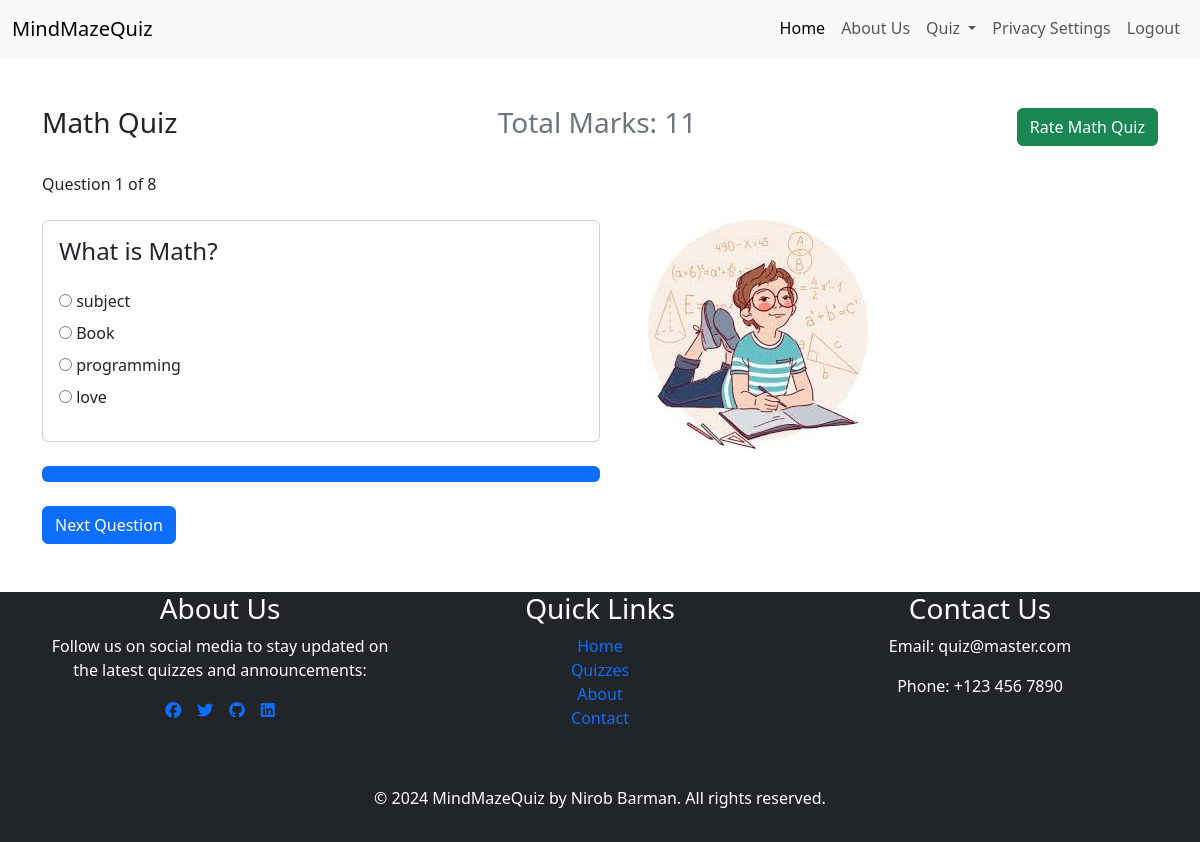
The app's page /quiz/math/ (signed in), older data.
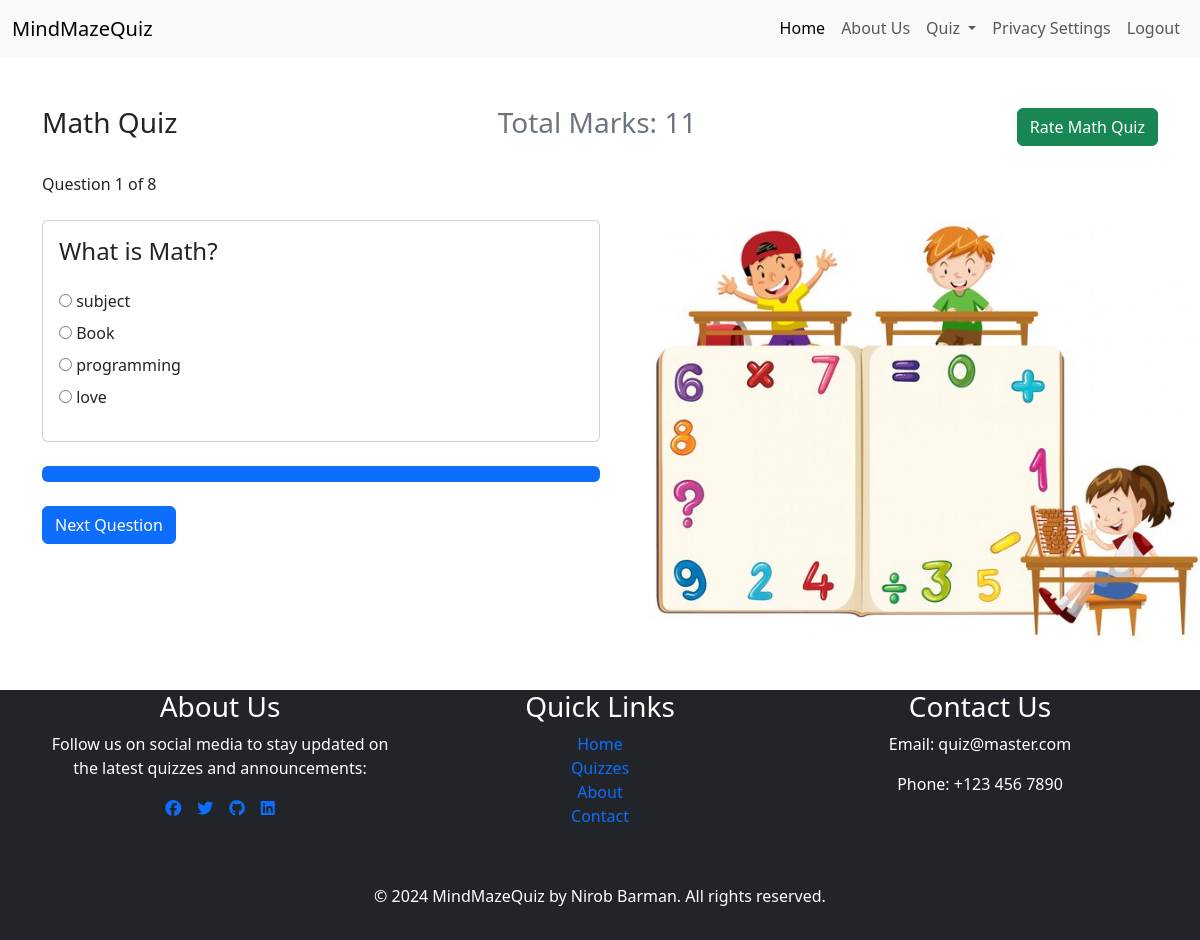
The same page, newer data.
### quizzes/models.py (models this page shows, shortened)
class Quiz(models.Model):
    title = models.CharField(max_length=255)
    description = models.TextField()
    category = models.ForeignKey(Category, on_delete=models.CASCADE)
    has_time_limit = models.BooleanField(default=False)
    created_at = models.DateTimeField(auto_now_add=True, editable=False)
    updated_at = models.DateTimeField(auto_now=True)
    image = models.ImageField(upload_to='quizzes/media/uploads', null=True,
                              blank=True, help_text='Upload an image for the quiz')
    banner = models.ImageField(upload_to='quizzes/media/uploads', null=True,blank=True)

class Question(models.Model):
    quiz = models.ForeignKey(
        Quiz, on_delete=models.CASCADE, related_name='questions', default=1)
    quizQuestion = models.CharField(max_length=255)
    quizMark = models.IntegerField(default=1)

class Choice(models.Model):
    question = models.ForeignKey(Question, on_delete=models.CASCADE)
    quizAnswer = models.CharField(max_length=255)
    is_correct = models.BooleanField(default=False)

### core/views.py (the view, shortened to what this page needs)
# urls.py: path('quiz/<slug:category_slug>/', quiz_view, name='quiz_view'),
@login_required
def quiz_view(request, category_slug):
    category = get_object_or_404(Category, slug=category_slug)
    quiz = get_object_or_404(Quiz, category=category)
    questions = Question.objects.filter(quiz=quiz)
    totalMarksOfAllQuestions = sum(question.quizMark for question in questions)
    context = {
        'quiz': quiz,
        'questions': questions,
        'totalMarksOfAllQuestions': totalMarksOfAllQuestions
    }
    return render(request, 'quiz.html', context)

### core/templates/quiz.html (shortened to what this page needs)
{% extends 'base.html' %}
{% load static %}
{% block content %}
<div class="container my-5">
    <div class="d-flex justify-content-between align-items-center">
        <h3 class="text-center">{{ quiz.title }}</h3>
        <h3 class="text-secondary">Total Marks: {{ totalMarksOfAllQuestions }}</h3>
        <a class="btn btn-success" href="{% url 'rate_quiz' quiz.id %}">Rate {{ quiz.title }}</a>
    </div>
    {% if questions %}
    <div id="progress-indicator" class="my-4"></div>
    <div class="d-flex justify-content-around gap-5">
        <form method="post" id="quiz-form" class="col-6">
            <div class="question-container">
                {% for question in questions %}
                <div class="card question {% if forloop.first %}active{% endif %} mb-4">
                    <div class="card-body">
                        <div class="d-flex justify-content-between align-items-center mb-3">
                            <h4 class="card-title">{{ question.quizQuestion }}</h4>
                            <span class="badge badge-info">Marks: {{ question.quizMark }}</span>
                        </div>
                        {% for choice in question.choice_set.all %}
                        <div class="custom-control custom-radio my-2">
                            <input type="radio" id="choice{{ choice.id }}" name="question_{{ question.id }}_choice"
                                value="{{ choice.id }}"
                                data-is-correct="{% if choice.is_correct %}true{% else %}false{% endif %}"
                                class="custom-control-input choice">
                            <label class="custom-control-label" for="choice{{ choice.id }}">{{ choice.quizAnswer }}</label>
                        </div>
                        {% endfor %}
                    </div>
                </div>
                {% endfor %}
            </div>
            <div id="progress-bar-container" class="mb-4">
                <div id="progress-bar" class="progress bg-primary">
                </div>
            </div>
            <button type="button" id="next-question" class="btn btn-primary">Next Question</button>
        </form>
        <div class="col-6">
            <img src="{{ quiz.image.url }}" alt="{{ quiz.title }} Image" class="img-fluid">
        </div>
    </div>
    {% else %}
    <p class="text-center">No questions available.</p>
    {% endif %}
</div>
{% endblock %}

### core/templates/base.html (shortened to what this page needs)
<!doctype html>
<html lang="en">
<head>
    <link href="https://cdn.jsdelivr.net/npm/bootstrap@5.3.2/dist/css/bootstrap.min.css" rel="stylesheet"
>
    <link href="https://cdn.jsdelivr.net/npm/swiffy-slider@1.6.0/dist/css/swiffy-slider.min.css" rel="stylesheet"
>
    {% load static %}
</head>
<body>
    {% include 'navbar.html' %}
    {% block content %}
    {% endblock %}
    {% include 'footer.html' %}
</body>
</html>

### core/templates/navbar.html (shortened to what this page needs)
<nav class="navbar navbar-expand-lg bg-body-tertiary">
    <div class="container-fluid">
        <a class="navbar-brand" href="{% url 'home' %}">MindMazeQuiz</a>
        <div class="collapse navbar-collapse" id="navbarSupportedContent">
            <ul class="navbar-nav ms-auto mb-2 mb-lg-0">
                <li class="nav-item">
                    <a class="nav-link active" aria-current="page" href="{% url 'home' %}">Home</a>
                </li>
                <li class="nav-item">
                    <a class="nav-link" aria-current="page" href="{% url 'about_us' %}">About Us</a>
                </li>
                {% if user.is_authenticated and not user.is_staff %}
                <li class="nav-item dropdown">
                    <a class="nav-link dropdown-toggle" href="#" id="quizDropdown" role="button"
                        data-bs-toggle="dropdown" aria-expanded="false">
                        Quiz
                    </a>
                </li>
                {% endif %}
                {% if user.is_authenticated %}
                <li class="nav-item">
                    <a class="nav-link" href="{% url 'privacy_settings' %}">Privacy Settings</a>
                </li>
                <li class="nav-item">
                    <a class="nav-link" href="{% url 'logout' %}">Logout</a>
                </li>
                {% endif %}
            </ul>
        </div>
    </div>
</nav>

### core/templates/footer.html
<footer class="mt-5 bg-dark text-white">
    <div class="container">
        <div class="row text-center">
            <div class="col-md-4 col-sm-12 mb-4">
                <h3>About Us</h3>
                <p>Follow us on social media to stay updated on the latest quizzes and announcements:</p>
                <div class="social-icons d-flex justify-content-center gap-3">
                    <a href="#" target="_blank" title="Facebook"><i class="fab fa-facebook"></i></a>
                    <a href="#" target="_blank" title="Twitter"><i class="fab fa-twitter"></i></a>
                    <a href="#" target="_blank" title="GitHub"><i class="fab fa-github"></i></a>
                    <a href="#" target="_blank" title="LinkedIn"><i class="fab fa-linkedin"></i></a>
                </div>
            </div>
            <div class="col-md-4 col-sm-12 mb-4">
                <h3>Quick Links</h3>
                <ul class="list-unstyled">
                    <li><a class="text-decoration-none" href="{% url 'home' %}">Home</a></li>
                    <li><a class="text-decoration-none" href="">Quizzes</a></li>
                    <li><a class="text-decoration-none" href="">About</a></li>
                    <li><a class="text-decoration-none" href="">Contact</a></li>
                </ul>
            </div>
            <div class="col-md-4 col-sm-12">
                <h3>Contact Us</h3>
                <p>Email: quiz@master.com</p>
                <p>Phone: +123 456 7890</p>
            </div>
        </div>
    </div>
    <div class="text-center py-3 bg-dark text-white">
        <p>&copy; {% now "Y" %} MindMazeQuiz by Nirob Barman. All rights reserved.</p>
    </div>
</footer>

### core/templates/navbar.html (style rules this page uses)
.nav-item { opacity: 0; transition: opacity 0.8s ease-in-out; }
.nav-item.fade-in { opacity: 1; border-bottom: 2px solid transparent; transition: border-bottom 0.5s ease-in-out; }

Row changes from the older to the newer data that the page shows:
changed Quiz "Math Quiz": image: a different picture
